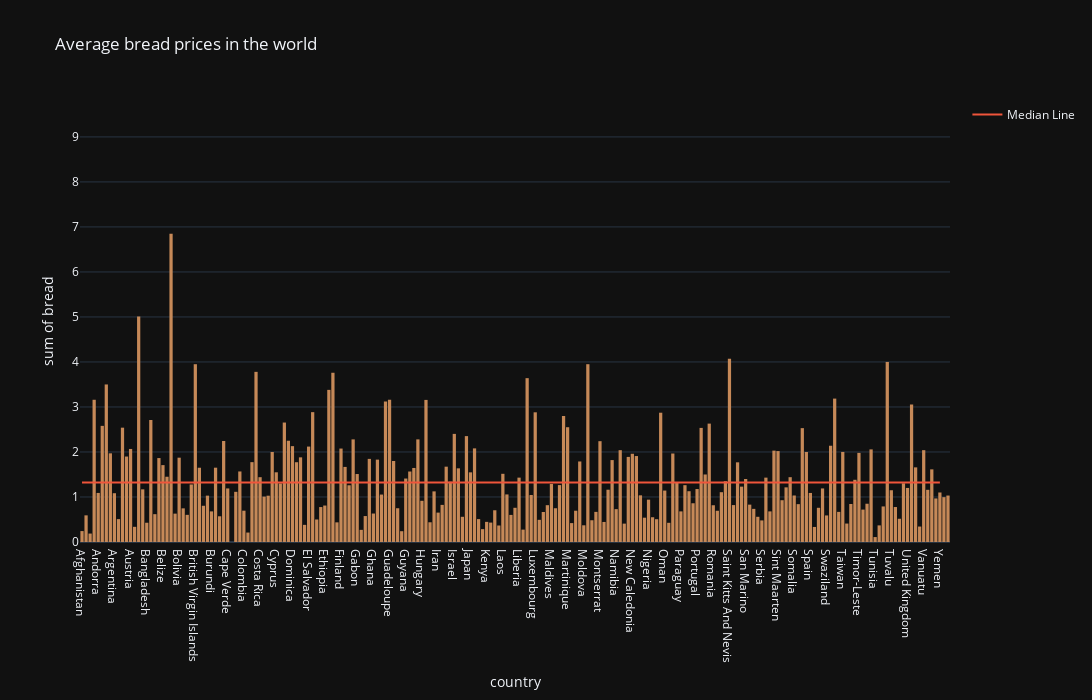

The code cell stored with this chart in its notebook:
### Code cell
df_temp_bread = df[["country", "bread"]]
df_temp_break = df_temp_bread.dropna(subset = ["bread"])
fig = px.histogram(df_temp_bread.groupby(["country"]).mean().reset_index(), range_y = [0, df['bread'].max() + 1],  x = "country", y="bread",
                   title="Average bread prices in the world", color_discrete_sequence = ["#c68958"])
fig.add_scatter(x = ["Afghanistan", "Yemen"], y=[df['bread'].median(), df['bread'].median()], mode='lines', name='Median Line')
fig.update_layout(template="plotly_dark", width=1100, height=700)
fig

### Figure 1 — Plotly figure (JSON) as saved in the notebook; plotly's stock layout.template omitted (floating-point values rounded to 4 significant figures; data arrays with more than 128 entries replaced by an {"elided": "..."} marker saying what was removed)
{"data": [{"alignmentgroup": "True", "bingroup": "x", "histfunc": "sum", "hovertemplate": "country=%{x}<br>sum of bread=%{y}<extra></extra>", "legendgroup": "", "marker": {"color": "#c68958", "pattern": {"shape": ""}}, "name": "", "offsetgroup": "", "orientation": "v", "showlegend": false, "type": "histogram", "x": {"elided": "215 str values"}, "xaxis": "x", "y": {"elided": "215 float values"}, "yaxis": "y"}, {"mode": "lines", "name": "Median Line", "type": "scatter", "x": ["Afghanistan", "Yemen"], "y": [1.32, 1.32]}], "layout": {"barmode": "relative", "height": 700, "legend": {"tracegroupgap": 0}, "title": {"text": "Average bread prices in the world"}, "width": 1100, "xaxis": {"anchor": "y", "autorange": true, "domain": [0, 1], "range": [-0.5, 214.5], "title": {"text": "country"}, "type": "category"}, "yaxis": {"anchor": "x", "domain": [0, 1], "range": [0, 9.82], "title": {"text": "sum of bread"}, "type": "linear"}}}
